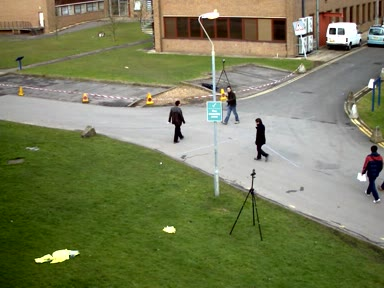
#> input picture data/chodci/s_005.jpg, 384 x 288 px; its folder holds only this picture in this run
$ python 04_video_pohyb.py
#> lines starting #> are read from the running program, lines starting #| are printed output that depends on the picture
"""
04 – Video: obraz v čase
========================
Video je řada obrázků. Pozadí = medián všech snímků v čase,
pohyb = to, co se od pozadí liší víc než práh. Dál už je to stejný postup:
práh -> maska -> čištění -> počet oblastí v každém snímku.

Spuštění:
    python 04_video_pohyb.py                 (chodci z data/chodci)
    python 04_video_pohyb.py data/snimky --fps 5

Vlastní video (statická kamera!) rozlož na snímky:
    ffmpeg -i video.mp4 -vf "fps=3,scale=384:-1" data/snimky/s_%03d.jpg
"""
import argparse
import sys
import glob
import os

import matplotlib.pyplot as plt
import numpy as np
from PIL import Image
from scipy import ndimage as ndi

# Windows při přesměrovaném výstupu nepíše UTF-8; ať háčky skript neshodí
if sys.stdout.encoding and sys.stdout.encoding.lower().replace("-", "") != "utf8":
    sys.stdout.reconfigure(encoding="utf-8", errors="replace")

os.makedirs("vystupy", exist_ok=True)   # složka pro výsledky

p = argparse.ArgumentParser()
p.add_argument("slozka", nargs="?", default="data/chodci")
p.add_argument("--fps", type=float, default=3, help="kolik snímků je za sekundu")
p.add_argument("--prah", type=int, default=30,
               help="o kolik úrovní jasu se pixel musí lišit od pozadí")
p.add_argument("--min-plocha", type=int, default=60,
               help="menší oblasti (v px) se nepočítají")
p.add_argument("--snimek", type=int, help="číslo snímku pro ukázku")
p.add_argument("--bez-okna", action="store_true",
               help="jen uložit obrázek, neotvírat okno")
a = p.parse_args()

# ---------------------------------------------------------------- 1) načtení
soubory = sorted(glob.glob(os.path.join(a.slozka, "*.jpg"))
                 + glob.glob(os.path.join(a.slozka, "*.png")))
video = np.stack([np.asarray(Image.open(s).convert("L"), dtype=float)
                  for s in soubory])
print(f"Načteno {len(soubory)} snímků ze složky {a.slozka}")
print("Tvar pole (snímky, výška, šířka):", video.shape)
#| Tvar pole (snímky, výška, šířka): (1, 288, 384)

# ---------------------------------------------------------------- 2) pozadí
# medián v čase: co je na daném místě většinu času, je pozadí
pozadi = np.median(video, axis=0)
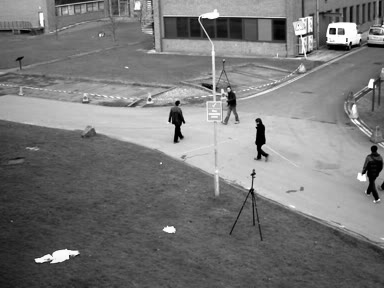
#> pozadi: shape (288, 384) float64; min 0, max 255, mean 120.2


# ---------------------------------------------------------------- 3) maska pohybu
def maska_pohybu(snimek):
    maska = np.abs(snimek - pozadi) > a.prah
#> maska: shape (288, 384) bool; every value is 0
    maska = ndi.binary_opening(maska, iterations=1)   # odstraní šum
    maska = ndi.binary_closing(maska, iterations=2)   # spojí části postavy
    stitky, pocet = ndi.label(maska)
#> stitky: shape (288, 384) int32; every value is 0
#> pocet = 0
    if pocet == 0:
        return np.zeros_like(maska), 0
    plochy = ndi.sum_labels(maska, stitky, range(1, pocet + 1))
    velke = np.flatnonzero(plochy >= a.min_plocha) + 1
    return np.isin(stitky, velke), len(velke)


pocty = [maska_pohybu(s)[1] for s in video]
#> pocty = [0]
cas = np.arange(len(pocty)) / a.fps
#> cas = [0]
print(f"Počet pohybujících se objektů: nejméně {min(pocty)},"
      f" nejvíc {max(pocty)}, průměrně {np.mean(pocty):.1f}")
#| Počet pohybujících se objektů: nejméně 0, nejvíc 0, průměrně 0.0

# ---------------------------------------------------------------- 4) obrázky
k = a.snimek if a.snimek is not None else int(len(video) * 0.88)
#> k = 0
maska_k, pocet_k = maska_pohybu(video[k])
#> pocet_k = 0
print(f"Ukázkový snímek č. {k} ({k / a.fps:.0f}. sekunda): objektů {pocet_k}")
#| Ukázkový snímek č. 0 (0. sekunda): objektů 0

fig, osy = plt.subplots(2, 2, figsize=(11, 7))
osy[0, 0].imshow(video[k], cmap="gray")
osy[0, 0].set_title(f"1. Snímek č. {k}")
osy[0, 1].imshow(pozadi, cmap="gray")
osy[0, 1].set_title("2. Pozadí: medián všech snímků v čase")
osy[1, 0].imshow(maska_k, cmap="gray")
osy[1, 0].set_title(f"3. Maska pohybu (objektů: {pocet_k})")
for o in (osy[0, 0], osy[0, 1], osy[1, 0]):
    o.axis("off")

osy[1, 1].step(cas, pocty, where="mid", color="#2a6f97")
osy[1, 1].axvline(k / a.fps, color="red", linewidth=1)
osy[1, 1].set_title("4. Počet objektů v čase")
osy[1, 1].set_xlabel("čas [s]")
osy[1, 1].set_ylabel("počet objektů")

plt.tight_layout()
plt.savefig("vystupy/04_video.png", dpi=150)
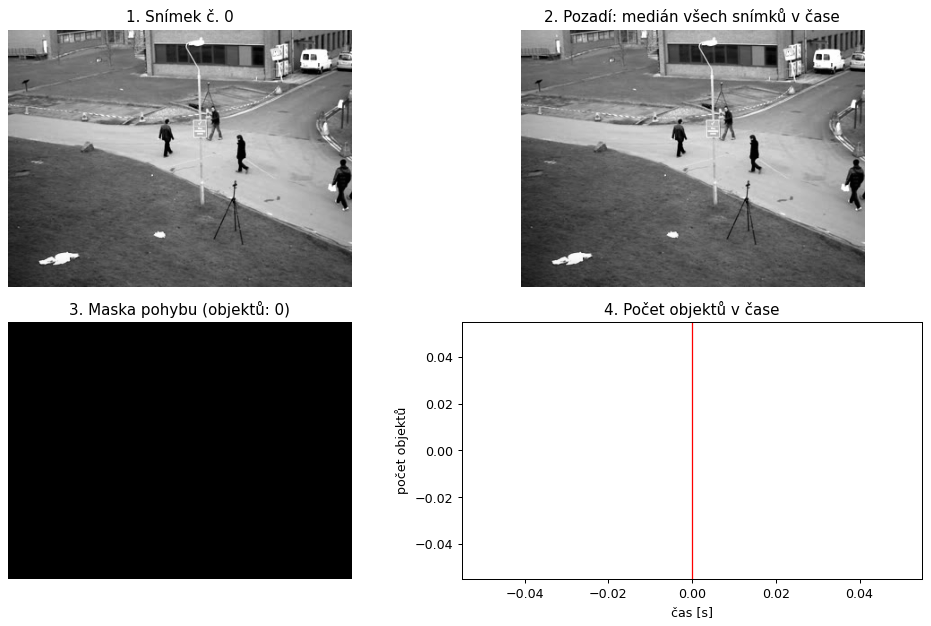
#> figure drawn by matplotlib, 4 panels
print("Uloženo: vystupy/04_video.png")
if not a.bez_okna:
    plt.show()
